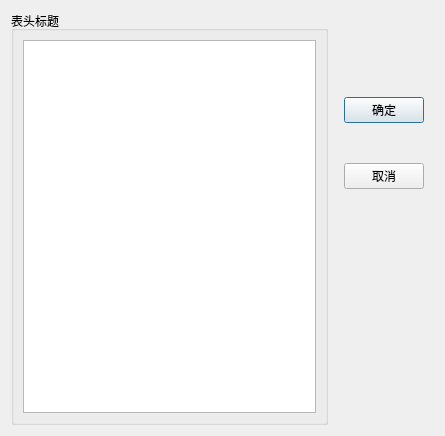
<?xml version="1.0" encoding="UTF-8"?>
<ui version="4.0">
 <class>QWDialogHeaders</class>
 <widget class="QDialog" name="QWDialogHeaders">
  <property name="geometry">
   <rect>
    <x>0</x>
    <y>0</y>
    <width>445</width>
    <height>436</height>
   </rect>
  </property>
  <property name="windowTitle">
   <string>设置表头标题</string>
  </property>
  <layout class="QHBoxLayout" name="horizontalLayout">
   <item>
    <widget class="QGroupBox" name="groupBox">
     <property name="title">
      <string>表头标题</string>
     </property>
     <layout class="QVBoxLayout" name="verticalLayout_2">
      <property name="spacing">
       <number>6</number>
      </property>
      <item>
       <widget class="QListView" name="listView"/>
      </item>
     </layout>
    </widget>
   </item>
   <item>
    <layout class="QVBoxLayout" name="verticalLayout">
     <property name="spacing">
      <number>10</number>
     </property>
     <property name="leftMargin">
      <number>10</number>
     </property>
     <property name="topMargin">
      <number>10</number>
     </property>
     <property name="rightMargin">
      <number>10</number>
     </property>
     <property name="bottomMargin">
      <number>10</number>
     </property>
     <item>
      <spacer name="verticalSpacer">
       <property name="orientation">
        <enum>Qt::Vertical</enum>
       </property>
       <property name="sizeHint" stdset="0">
        <size>
         <width>20</width>
         <height>40</height>
        </size>
       </property>
      </spacer>
     </item>
     <item>
      <widget class="QPushButton" name="btnOK">
       <property name="text">
        <string>确定</string>
       </property>
       <property name="icon">
        <iconset resource="../Resource/res.qrc">
         <normaloff>:/icons/images/704.bmp</normaloff>:/icons/images/704.bmp</iconset>
       </property>
      </widget>
     </item>
     <item>
      <spacer name="verticalSpacer_5">
       <property name="orientation">
        <enum>Qt::Vertical</enum>
       </property>
       <property name="sizeType">
        <enum>QSizePolicy::Maximum</enum>
       </property>
       <property name="sizeHint" stdset="0">
        <size>
         <width>20</width>
         <height>30</height>
        </size>
       </property>
      </spacer>
     </item>
     <item>
      <widget class="QPushButton" name="btnCancel">
       <property name="text">
        <string>取消</string>
       </property>
       <property name="icon">
        <iconset resource="../Resource/res.qrc">
         <normaloff>:/icons/images/706.bmp</normaloff>:/icons/images/706.bmp</iconset>
       </property>
      </widget>
     </item>
     <item>
      <spacer name="verticalSpacer_2">
       <property name="orientation">
        <enum>Qt::Vertical</enum>
       </property>
       <property name="sizeHint" stdset="0">
        <size>
         <width>20</width>
         <height>40</height>
        </size>
       </property>
      </spacer>
     </item>
     <item>
      <spacer name="verticalSpacer_3">
       <property name="orientation">
        <enum>Qt::Vertical</enum>
       </property>
       <property name="sizeHint" stdset="0">
        <size>
         <width>20</width>
         <height>40</height>
        </size>
       </property>
      </spacer>
     </item>
     <item>
      <spacer name="verticalSpacer_4">
       <property name="orientation">
        <enum>Qt::Vertical</enum>
       </property>
       <property name="sizeHint" stdset="0">
        <size>
         <width>20</width>
         <height>40</height>
        </size>
       </property>
      </spacer>
     </item>
    </layout>
   </item>
  </layout>
 </widget>
 <resources>
  <include location="../Resource/res.qrc"/>
 </resources>
 <connections>
  <connection>
   <sender>btnOK</sender>
   <signal>clicked()</signal>
   <receiver>QWDialogHeaders</receiver>
   <slot>accept()</slot>
   <hints>
    <hint type="sourcelabel">
     <x>387</x>
     <y>102</y>
    </hint>
    <hint type="destinationlabel">
     <x>387</x>
     <y>56</y>
    </hint>
   </hints>
  </connection>
  <connection>
   <sender>btnCancel</sender>
   <signal>clicked()</signal>
   <receiver>QWDialogHeaders</receiver>
   <slot>reject()</slot>
   <hints>
    <hint type="sourcelabel">
     <x>391</x>
     <y>186</y>
    </hint>
    <hint type="destinationlabel">
     <x>390</x>
     <y>246</y>
    </hint>
   </hints>
  </connection>
 </connections>
</ui>
